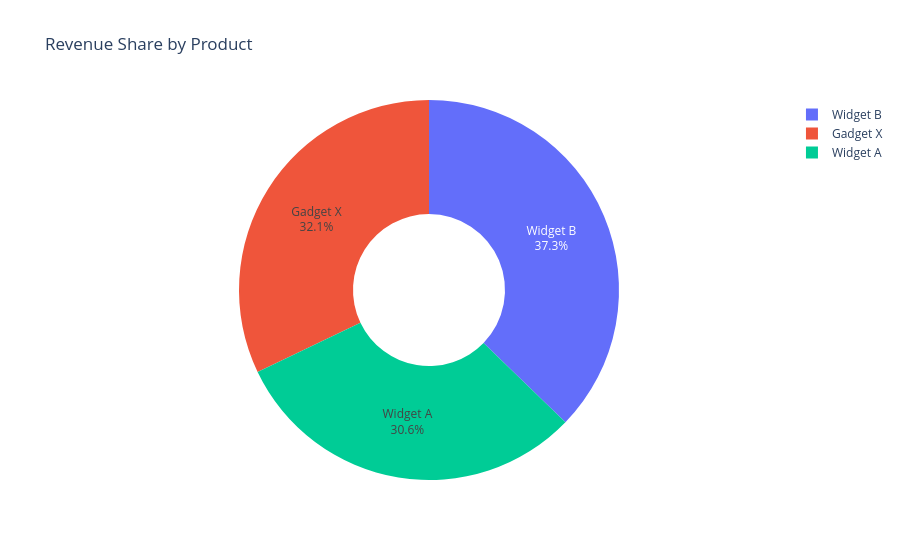

Write notebook code for a chart like this one.
### Markdown cell above
## 6. Pie / Donut Chart

### Code cell
product_share = (sales.groupby('product')['revenue']
                 .sum().reset_index())

fig = px.pie(product_share, values='revenue', names='product',
             hole=0.4, title='Revenue Share by Product')
fig.update_traces(textposition='inside', textinfo='percent+label')
fig.show()

### Figure 1 — Plotly figure (JSON) as saved in the notebook; plotly's stock layout.template omitted (floating-point values rounded to 4 significant figures)
{"data": [{"domain": {"x": [0, 1], "y": [0, 1]}, "hole": 0.4, "hovertemplate": "product=%{label}<br>revenue=%{value}<extra></extra>", "labels": ["Gadget X", "Widget A", "Widget B"], "legendgroup": "", "name": "", "showlegend": true, "textinfo": "percent+label", "textposition": "inside", "type": "pie", "values": [243600.0, 232600.0, 282700.0]}], "layout": {"legend": {"tracegroupgap": 0}, "title": {"text": "Revenue Share by Product"}}}
